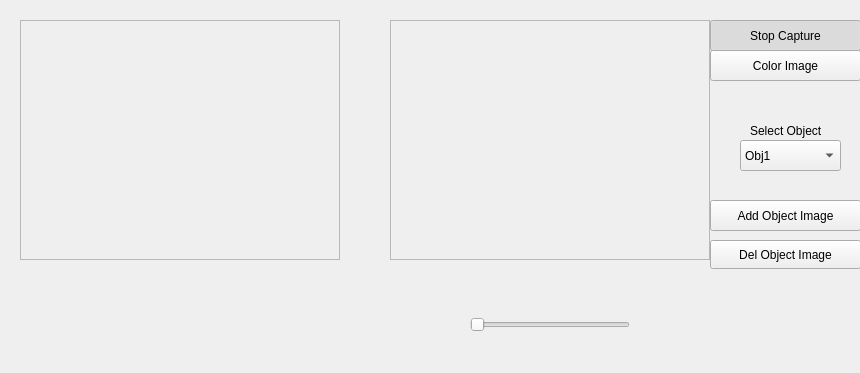
<?xml version="1.0" encoding="UTF-8"?>
<ui version="4.0">
 <class>MainWindow</class>
 <widget class="QWidget" name="MainWindow">
  <property name="geometry">
   <rect>
    <x>0</x>
    <y>0</y>
    <width>860</width>
    <height>373</height>
   </rect>
  </property>
  <property name="windowTitle">
   <string>Proyecto de Visión Artificial</string>
  </property>
  <widget class="QFrame" name="imageFrameS">
   <property name="geometry">
    <rect>
     <x>20</x>
     <y>20</y>
     <width>320</width>
     <height>240</height>
    </rect>
   </property>
   <property name="frameShape">
    <enum>QFrame::StyledPanel</enum>
   </property>
   <property name="frameShadow">
    <enum>QFrame::Raised</enum>
   </property>
  </widget>
  <widget class="QFrame" name="imageFrameD">
   <property name="geometry">
    <rect>
     <x>390</x>
     <y>20</y>
     <width>320</width>
     <height>240</height>
    </rect>
   </property>
   <property name="frameShape">
    <enum>QFrame::StyledPanel</enum>
   </property>
   <property name="frameShadow">
    <enum>QFrame::Raised</enum>
   </property>
  </widget>
  <widget class="QPushButton" name="captureButton">
   <property name="geometry">
    <rect>
     <x>710</x>
     <y>20</y>
     <width>151</width>
     <height>31</height>
    </rect>
   </property>
   <property name="text">
    <string>Stop Capture</string>
   </property>
   <property name="checkable">
    <bool>true</bool>
   </property>
   <property name="checked">
    <bool>true</bool>
   </property>
  </widget>
  <widget class="QPushButton" name="colorButton">
   <property name="geometry">
    <rect>
     <x>710</x>
     <y>50</y>
     <width>151</width>
     <height>31</height>
    </rect>
   </property>
   <property name="text">
    <string>Color Image</string>
   </property>
   <property name="checkable">
    <bool>true</bool>
   </property>
   <property name="checked">
    <bool>false</bool>
   </property>
  </widget>
  <widget class="QPushButton" name="AddObjIma">
   <property name="geometry">
    <rect>
     <x>710</x>
     <y>200</y>
     <width>151</width>
     <height>31</height>
    </rect>
   </property>
   <property name="text">
    <string>Add Object Image</string>
   </property>
   <property name="checkable">
    <bool>false</bool>
   </property>
   <property name="checked">
    <bool>false</bool>
   </property>
   <property name="autoRepeat">
    <bool>false</bool>
   </property>
  </widget>
  <widget class="QLabel" name="label">
   <property name="geometry">
    <rect>
     <x>750</x>
     <y>120</y>
     <width>91</width>
     <height>21</height>
    </rect>
   </property>
   <property name="text">
    <string>Select Object</string>
   </property>
  </widget>
  <widget class="QComboBox" name="SelectComboBox">
   <property name="geometry">
    <rect>
     <x>740</x>
     <y>140</y>
     <width>101</width>
     <height>31</height>
    </rect>
   </property>
   <item>
    <property name="text">
     <string>Obj1</string>
    </property>
   </item>
   <item>
    <property name="text">
     <string>Obj2</string>
    </property>
   </item>
   <item>
    <property name="text">
     <string>Obj3</string>
    </property>
   </item>
  </widget>
  <widget class="QPushButton" name="DelObjIma">
   <property name="geometry">
    <rect>
     <x>710</x>
     <y>240</y>
     <width>151</width>
     <height>29</height>
    </rect>
   </property>
   <property name="text">
    <string>Del Object Image</string>
   </property>
  </widget>
  <widget class="QSlider" name="horizontalSlider">
   <property name="geometry">
    <rect>
     <x>470</x>
     <y>310</y>
     <width>160</width>
     <height>29</height>
    </rect>
   </property>
   <property name="minimum">
    <number>1</number>
   </property>
   <property name="maximum">
    <number>5</number>
   </property>
   <property name="pageStep">
    <number>1</number>
   </property>
   <property name="orientation">
    <enum>Qt::Horizontal</enum>
   </property>
  </widget>
 </widget>
 <resources/>
 <connections/>
</ui>
